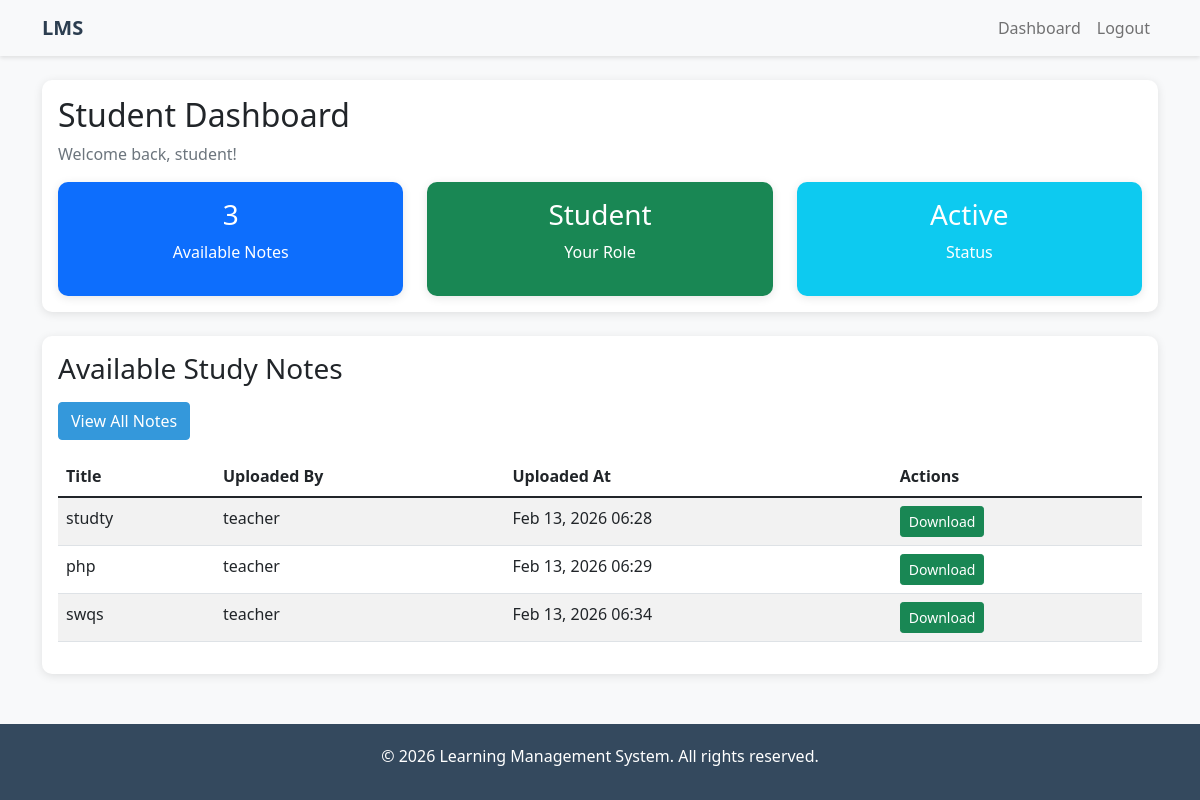
The app's page /dashboard/ (signed in) with its own data.
### courses/models.py (models this page shows, shortened)
class Note(models.Model):
    title = models.CharField(max_length=200)
    file = models.FileField(upload_to='notes/')
    uploaded_by = models.ForeignKey(User, on_delete=models.CASCADE)
    uploaded_at = models.DateTimeField(auto_now_add=True)

### core/views.py (the view)
# urls.py: path('dashboard/', views.dashboard, name='dashboard'),
@login_required
def dashboard(request):
    try:
        profile = request.user.profile
    except:
        return redirect('accounts:login')
    notes = Note.objects.all()  # All notes visible to all users
    user_notes = Note.objects.filter(uploaded_by=request.user)  # Notes uploaded by current user
    if profile.role == 'teacher':
        return render(request, 'core/teacher_dashboard.html', {'notes': notes, 'user_notes': user_notes})
    else:
        return render(request, 'core/student_dashboard.html', {'notes': notes})

### templates/core/student_dashboard.html (shortened to what this page needs)
{% extends 'base.html' %}
{% block content %}
<div class="row">
 <div class="col-12">
 <div class="card mb-4">
 <div class="card-body">
 <h2 class="card-title">Student Dashboard</h2>
 <p class="text-muted">Welcome back, {{ user.username }}!</p>
 <div class="row">
 <div class="col-md-4">
 <div class="card bg-primary text-white">
 <div class="card-body text-center">
 <h3>{{ notes.count }}</h3>
 <p>Available Notes</p>
 </div>
 </div>
 </div>
 <div class="col-md-4">
 <div class="card bg-success text-white">
 <div class="card-body text-center">
 <h3>Student</h3>
 <p>Your Role</p>
 </div>
 </div>
 </div>
 <div class="col-md-4">
 <div class="card bg-info text-white">
 <div class="card-body text-center">
 <h3>Active</h3>
 <p>Status</p>
 </div>
 </div>
 </div>
 </div>
 </div>
 </div>
 </div>
</div>
<div class="row">
 <div class="col-12">
 <div class="card">
 <div class="card-body">
 <h3 class="card-title mb-3">Available Study Notes</h3>
 <div class="mb-3">
 <a href="{% url 'courses:note_list' %}" class="btn btn-primary">View All Notes</a>
 </div>
 {% if notes %}
 <div class="table-responsive">
 <table class="table table-striped">
 <thead>
 <tr>
 <th>Title</th>
 <th>Uploaded By</th>
 <th>Uploaded At</th>
 <th>Actions</th>
 </tr>
 </thead>
 <tbody>
 {% for note in notes %}
 <tr>
 <td>{{ note.title }}</td>
 <td>{{ note.uploaded_by.first_name|default:note.uploaded_by.username }}</td>
 <td>{{ note.uploaded_at|date:"M d, Y H:i" }}</td>
 <td>
 {% if note.file %}
 <a href="{{ note.file.url }}" class="btn btn-sm btn-success" download>Download</a>
 {% else %}
 <span class="badge bg-danger">No File</span>
 {% endif %}
 </td>
 </tr>
 {% endfor %}
 </tbody>
 </table>
 </div>
 {% else %}
 <div class="text-center py-4">
 <p class="text-muted">No notes are available at the moment.</p>
 <p class="text-muted">Please check back later for new study materials.</p>
 </div>
 {% endif %}
 </div>
 </div>
 </div>
</div>
{% endblock %}

### templates/base.html (shortened to what this page needs)
<!DOCTYPE html>
<html lang="en">
<head>
 <link href="https://cdn.jsdelivr.net/npm/bootstrap@5.1.3/dist/css/bootstrap.min.css"
rel="stylesheet">
</head>
<body>
 <nav class="navbar navbar-expand-lg navbar-light bg-light">
 <div class="container">
 <a class="navbar-brand" href="{% url 'core:home' %}">LMS</a>
 <div class="collapse navbar-collapse" id="navbarNav">
 <ul class="navbar-nav ms-auto">
 {% if user.is_authenticated %}
 <li class="nav-item">
 <a class="nav-link" href="{% url 'core:dashboard' %}">Dashboard</a>
 </li>
 <li class="nav-item">
 <a class="nav-link" href="{% url 'accounts:logout' %}">Logout</a>
 </li>
 {% endif %}
 </ul>
 </div>
 </div>
 </nav>
 <main class="container mt-4">
 {% block content %}{% endblock %}
 </main>
 <footer class="footer">
 <div class="container text-center">
 <p>&copy; 2026 Learning Management System. All rights reserved.</p>
 </div>
 </footer>
</body>
</html>

### templates/base.html (style rules this page uses)
body { font-family: 'Segoe UI', Tahoma, Geneva, Verdana, sans-serif; background-color: #f8f9fa; }
.navbar-brand { font-weight: bold; color: #2c3e50 !important; }
.navbar { box-shadow: 0 2px 4px rgba(0,0,0,.1); }
.card { border: none; border-radius: 10px; box-shadow: 0 2px 10px rgba(0,0,0,.1); }
.btn-primary { background-color: #3498db; border-color: #3498db; }
.footer { margin-top: 50px; padding: 20px 0; background-color: #34495e; color: white; }

### records on screen
Note: title "studty", uploaded_by.first_name "teacher", uploaded_at "Feb 13, 2026 06:28"
Note: title "php", uploaded_by.first_name "teacher", uploaded_at "Feb 13, 2026 06:29"
Note: title "swqs", uploaded_by.first_name "teacher", uploaded_at "Feb 13, 2026 06:34"

### other values on screen
{{ user.username }} "student"
{{ notes.count }} "3"
